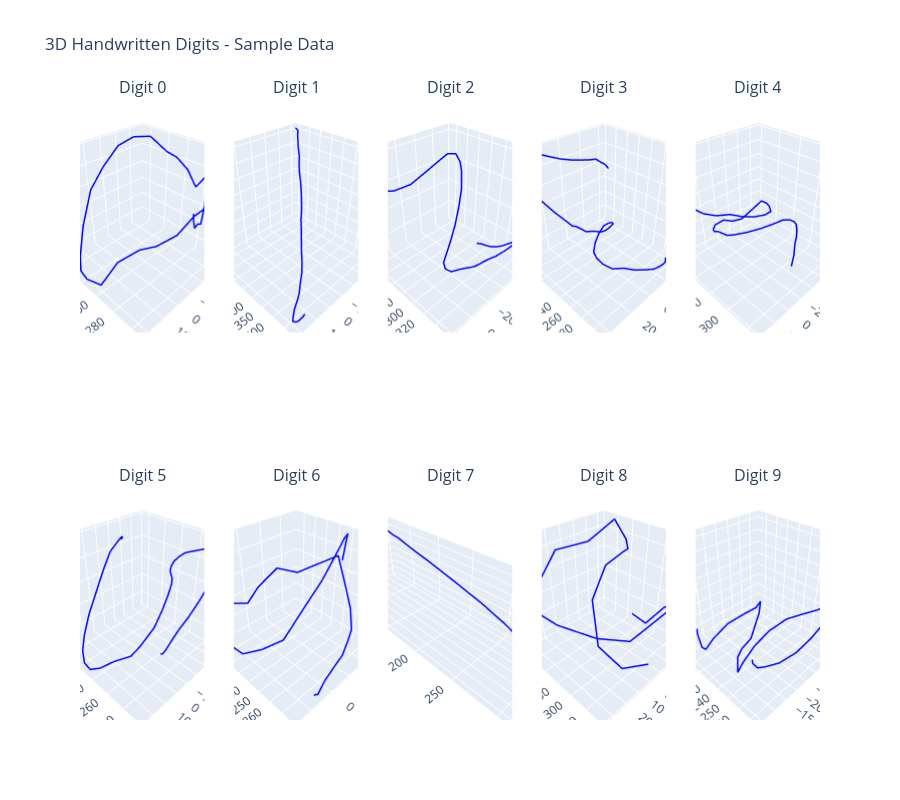

The notebook cell this image was saved under:
### Code cell
# Plot each digit in sample__data with labels as titles
import plotly.graph_objects as go
from plotly.subplots import make_subplots

# Create subplots for each digit
fig = make_subplots(
    rows=2, cols=5,
    specs=[[{'type': 'scatter3d'} for _ in range(5)] for _ in range(2)],
    subplot_titles=[f'Digit {label}' for label in sorted(sample__data.keys())]
)

# Add traces for each digit
row, col = 1, 1
for label in sorted(sample__data.keys()):
    data = sample__data[label]

    fig.add_trace(
        go.Scatter3d(
            x=data[:, 0],
            y=data[:, 1],
            z=data[:, 2],
            mode='lines',
            line=dict(color='blue', width=3),
            name=f'Digit {label}'
        ),
        row=row, col=col
    )

    col += 1
    if col > 5:
        col = 1
        row += 1

# Update layout
fig.update_layout(
    title='3D Handwritten Digits - Sample Data',
    height=800,
    showlegend=False
)

# Update all 3D scenes
for i in range(1, 11):  # 10 subplots
    fig.update_scenes(
        dict(
            xaxis_title='X',
            yaxis_title='Y',
            zaxis_title='Z'
        ),
        row=(i-1)//5 + 1,
        col=(i-1)%5 + 1
    )

fig.show()
